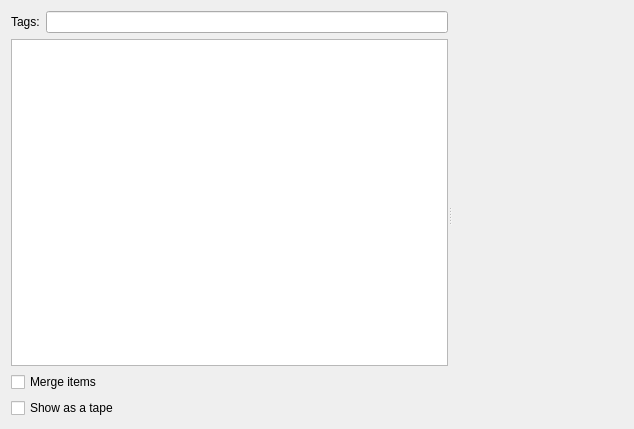
<?xml version="1.0" encoding="UTF-8"?>
<ui version="4.0">
 <class>MainWidget</class>
 <widget class="QWidget" name="MainWidget">
  <property name="geometry">
   <rect>
    <x>0</x>
    <y>0</y>
    <width>634</width>
    <height>429</height>
   </rect>
  </property>
  <property name="windowTitle">
   <string>MainWidget</string>
  </property>
  <property name="windowIcon">
   <iconset resource="resources.qrc">
    <normaloff>:/resources/images/aggregator.svg</normaloff>:/resources/images/aggregator.svg</iconset>
  </property>
  <layout class="QVBoxLayout" name="verticalLayout">
   <item>
    <widget class="QSplitter" name="MainSplitter_">
     <property name="orientation">
      <enum>Qt::Horizontal</enum>
     </property>
     <widget class="QWidget" name="layoutWidget">
      <layout class="QVBoxLayout" name="verticalLayout_2">
       <item>
        <layout class="QHBoxLayout" name="_2">
         <item>
          <widget class="QLabel" name="label">
           <property name="text">
            <string>Tags:</string>
           </property>
          </widget>
         </item>
         <item>
          <widget class="LeechCraft::Util::TagsLineEdit" name="TagsLine_"/>
         </item>
        </layout>
       </item>
       <item>
        <widget class="QTreeView" name="Feeds_">
         <property name="minimumSize">
          <size>
           <width>250</width>
           <height>0</height>
          </size>
         </property>
         <property name="iconSize">
          <size>
           <width>16</width>
           <height>16</height>
          </size>
         </property>
        </widget>
       </item>
       <item>
        <widget class="QCheckBox" name="MergeItems_">
         <property name="text">
          <string>Merge items</string>
         </property>
        </widget>
       </item>
       <item>
        <widget class="QCheckBox" name="ShowAsTape_">
         <property name="enabled">
          <bool>true</bool>
         </property>
         <property name="text">
          <string>Show as a tape</string>
         </property>
        </widget>
       </item>
      </layout>
     </widget>
     <widget class="LeechCraft::Plugins::Aggregator::ItemsWidget" name="ItemsWidget_" native="true"/>
    </widget>
   </item>
  </layout>
 </widget>
 <customwidgets>
  <customwidget>
   <class>LeechCraft::Util::TagsLineEdit</class>
   <extends>QLineEdit</extends>
   <header location="global">plugininterface/tagslineedit.h</header>
  </customwidget>
  <customwidget>
   <class>LeechCraft::Plugins::Aggregator::ItemsWidget</class>
   <extends>QWidget</extends>
   <header>itemswidget.h</header>
   <container>1</container>
  </customwidget>
 </customwidgets>
 <resources>
  <include location="resources.qrc"/>
 </resources>
 <connections/>
</ui>
